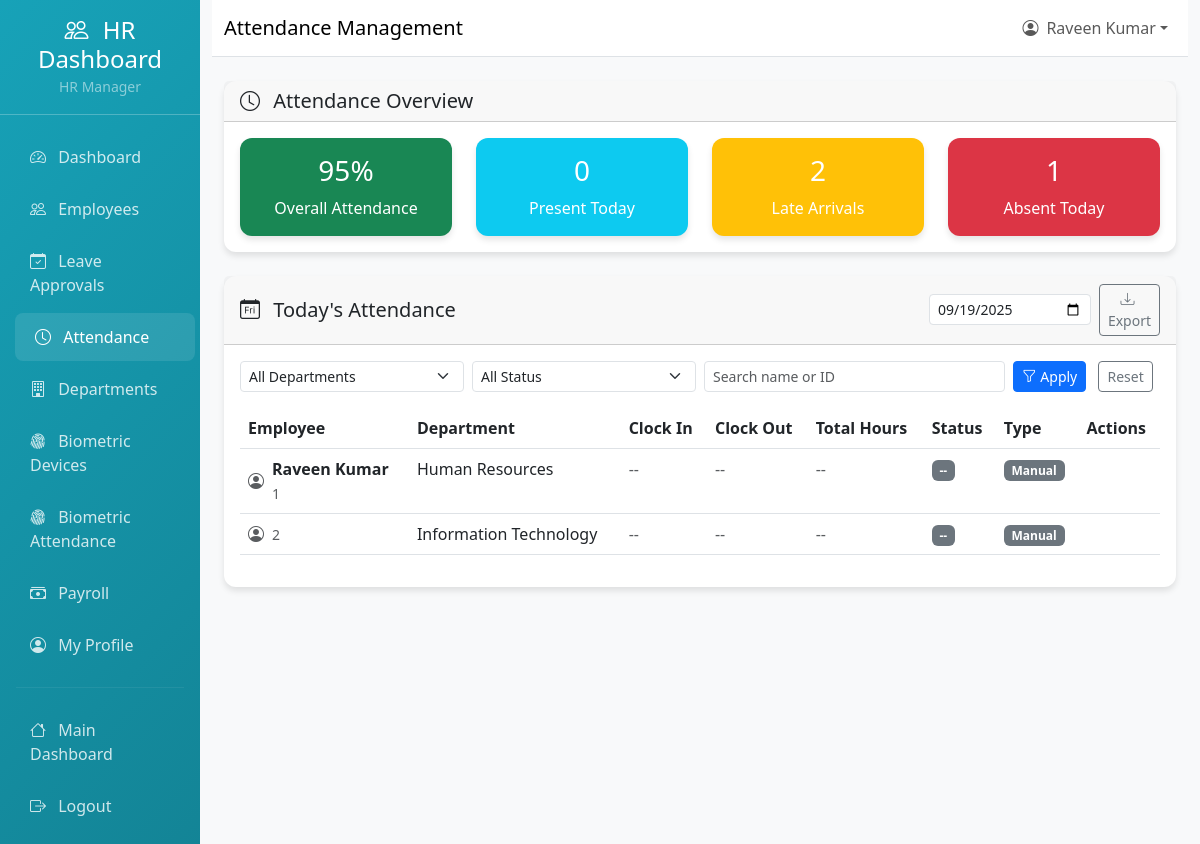
/hr-dashboard/attendance/ (signed in), run on an earlier commit of the app's database.
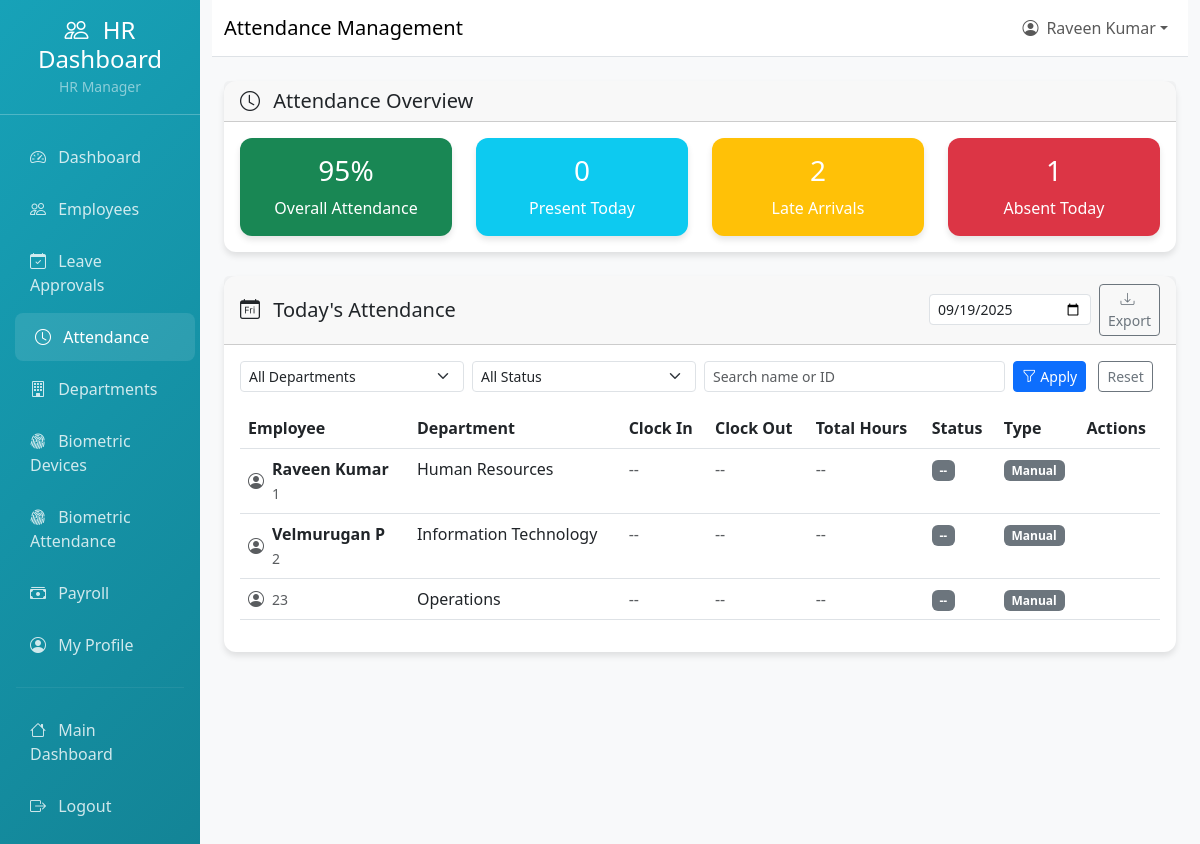
And on a later commit of the database.
### core_hr/models.py (models this page shows, shortened)
class Employee(models.Model):
    user = models.OneToOneField(
        settings.AUTH_USER_MODEL,
        on_delete=models.CASCADE,
        related_name='employee'
    )
    company = models.ForeignKey(
        Company,
        on_delete=models.CASCADE,
        related_name='employees'
    )
    employee_id = models.CharField(max_length=20)
    department = models.ForeignKey(
        Department,
        on_delete=models.SET_NULL,
        null=True,
        blank=True,
        related_name='employees'
    )
    job_title = models.CharField(max_length=100)
    phone = models.CharField(max_length=20, blank=True)
    address = models.TextField(blank=True)
    date_of_birth = models.DateField(null=True, blank=True)
    hire_date = models.DateField(default=timezone.now)
    salary = models.DecimalField(max_digits=10, decimal_places=2, null=True, blank=True)
    is_active = models.BooleanField(default=True)
    created_at = models.DateTimeField(auto_now_add=True)
    updated_at = models.DateTimeField(auto_now=True)
    class Meta:
        unique_together = ['company', 'employee_id']
        ordering = ['company', 'employee_id']

class Department(models.Model):
    company = models.ForeignKey(
        Company,
        on_delete=models.CASCADE,
        related_name='departments'
    )
    name = models.CharField(max_length=100)
    description = models.TextField(blank=True)
    manager = models.ForeignKey(
        settings.AUTH_USER_MODEL,
        on_delete=models.SET_NULL,
        null=True,
        blank=True,
        related_name='managed_departments'
    )
    created_at = models.DateTimeField(auto_now_add=True)
    updated_at = models.DateTimeField(auto_now=True)
    is_active = models.BooleanField(default=True)
    class Meta:
        unique_together = ['company', 'name']
        ordering = ['company', 'name']

### accounts/models.py (models this page shows, shortened)
class User(AbstractUser):
    ROLE_CHOICES = [
        ('employee', 'Employee'),
        ('hr_manager', 'HR Manager'),
        ('super_admin', 'Super Administrator'),
    ]
    role = models.CharField(
        max_length=20,
        choices=ROLE_CHOICES,
        default='employee',
        help_text='User role determines access permissions'
    )
    company = models.ForeignKey(
        'core_hr.Company',
        on_delete=models.SET_NULL,
        null=True,
        blank=True,
        related_name='users',
        help_text='Company this user belongs to'
    )
    created_by = models.ForeignKey(
        'self',
        on_delete=models.SET_NULL,
        null=True,
        blank=True,
        related_name='created_users',
        help_text='User who created this account'
    )
    last_password_change = models.DateTimeField(
        default=timezone.now,
        help_text='Last time password was changed'
    )
    is_active = models.BooleanField(
        default=True,
        help_text='Designates whether this user should be treated as active.'
    )
    class Meta:
        db_table = 'auth_user'
        verbose_name = 'User'
        verbose_name_plural = 'Users'

### hr_dashboard/views.py (the view)
# urls.py: path('attendance/', views.attendance_overview, name='hr_attendance'),
@login_required
@require_role('hr_manager')
def attendance_overview(request):
    try:
        target_date_str = (request.GET.get('date') or '').strip()
        try:
            target_date = timezone.datetime.strptime(target_date_str, '%Y-%m-%d').date() if target_date_str else timezone.now().date()
        except Exception:
            target_date = timezone.now().date()
        status_filter = (request.GET.get('status') or '').strip().lower()
        dept_id = (request.GET.get('department_id') or '').strip()
        q = (request.GET.get('q') or '').strip()
        employees_qs = Employee.objects.filter(is_active=True, company=request.user.company).select_related('user', 'department', 'company')
        if dept_id:
            employees_qs = employees_qs.filter(department_id=dept_id)
        if q:
            employees_qs = employees_qs.filter(Q(user__first_name__icontains=q) | Q(user__last_name__icontains=q) | Q(employee_id__icontains=q))
        employees_qs = employees_qs.order_by('employee_id')
        attendance_qs = Attendance.objects.filter(employee__company=request.user.company, date=target_date).select_related('employee__user', 'employee__department')
        if status_filter in ['present', 'absent', 'late', 'half_day']:
            attendance_qs = attendance_qs.filter(status=status_filter)
        attendance_by_emp = {a.employee_id: a for a in attendance_qs}
        rows = []
        for emp in employees_qs:
            rows.append({'employee': emp, 'attendance': attendance_by_emp.get(emp.id)})
        departments = Department.objects.filter(company=request.user.company, is_active=True).order_by('name')
        present_today = Attendance.objects.filter(employee__company=request.user.company, date=target_date, status__in=['present', 'late']).count()
        return render(request, 'hr_dashboard/attendance.html', {
            'rows': rows,
            'departments': departments,
            'present_today': present_today,
            'today': target_date,
            'filters': {
                'date': target_date.strftime('%Y-%m-%d'),
                'status': status_filter,
                'department_id': dept_id,
                'q': q,
            }
        })
    except Exception as e:
        return render(request, 'hr_dashboard/attendance.html', {
            'rows': [],
            'departments': Department.objects.none(),
            'today': timezone.now().date(),
            'filters': {},
            'error': 'Unable to load attendance data.'
        })

### core_hr/context_processors.py (called while the page is built, shortened)
def company_context(request):
    company = None
    current_date = None
    try:
        company = Company.objects.first()
    except Exception as e:
        company = None
    try:
        if hasattr(request, 'user') and request.user.is_authenticated:
            current_date = getattr(request.user, 'date_joined', None)
    except Exception:
        current_date = None
    return {
        'company': company,
        'current_date': current_date,
    }

### templates/hr_dashboard/attendance.html (shortened to what the changed rows need)
{% extends 'hr_dashboard/base.html' %}
{% block content %}
<div class="row mb-4">
    <div class="col-12">
        <div class="card">
            <div class="card-body">
                <div class="table-responsive">
                    <table class="table table-hover">
                        <thead>
                            <tr>
                                <th>Employee</th>
                                <th>Department</th>
                                <th>Clock In</th>
                                <th>Clock Out</th>
                                <th>Total Hours</th>
                                <th>Status</th>
                                <th>Type</th>
                                <th>Actions</th>
                            </tr>
                        </thead>
                        <tbody>
                            {% for row in rows %}
                            <tr>
                                <td>
                                    <div class="d-flex align-items-center">
                                        <i class="bi bi-person-circle me-2 text-muted"></i>
                                        <div>
                                            <div class="fw-bold">{{ row.employee.user.get_full_name }}</div>
                                            <small class="text-muted">{{ row.employee.employee_id }}</small>
                                        </div>
                                    </div>
                                </td>
                                <td>{{ row.employee.department.name|default:"N/A" }}</td>
                                <td>
                                    {% if row.attendance and row.attendance.clock_in %}
                                        <span class="text-success">{{ row.attendance.clock_in|time:"h:i A" }}</span>
                                    {% else %}
                                        <span class="text-muted">--</span>
                                    {% endif %}
                                </td>
                                <td>
                                    {% if row.attendance and row.attendance.clock_out %}
                                        <span class="text-success">{{ row.attendance.clock_out|time:"h:i A" }}</span>
                                    {% else %}
                                        <span class="text-muted">--</span>
                                    {% endif %}
                                </td>
                                <td>
                                    {% if row.attendance and row.attendance.total_hours %}
                                        <span class="text-info">{{ row.attendance.total_hours }} hrs</span>
                                    {% else %}
                                        <span class="text-muted">--</span>
                                    {% endif %}
                                </td>
                                <td>
                                    {% if row.attendance %}
                                        {% if row.attendance.status == 'absent' %}
                                            <span class="badge bg-danger">Absent</span>
                                        {% elif row.attendance.status == 'late' %}
                                            <span class="badge bg-warning">Late</span>
                                        {% elif row.attendance.status == 'half_day' %}
                                            <span class="badge bg-info">Half Day</span>
                                        {% else %}
                                            <span class="badge bg-success">Present</span>
                                        {% endif %}
                                    {% else %}
                                        <span class="badge bg-secondary">--</span>
                                    {% endif %}
                                </td>
                                <td>
                                    {% if row.attendance and row.attendance.biometric_events.exists %}
                                        <span class="badge bg-info">Biometric</span>
                                    {% else %}
                                        <span class="badge bg-secondary">Manual</span>
                                    {% endif %}
                                </td>
                                <td>
                                </td>
                            </tr>
                            {% empty %}
                            <tr>
                                <td colspan="8" class="text-center text-muted">No attendance records found</td>
                            </tr>
                            {% endfor %}
                        </tbody>
                    </table>
                </div>
            </div>
        </div>
    </div>
</div>
{% endblock %}

What changed in the data, as far as the page shows it:
changed through a linked row, Employee "Information Technology": employee.user.get_full_name (not shown) → "Velmurugan P"
added Employee: employee.employee_id "23", employee.department.name "Operations"
